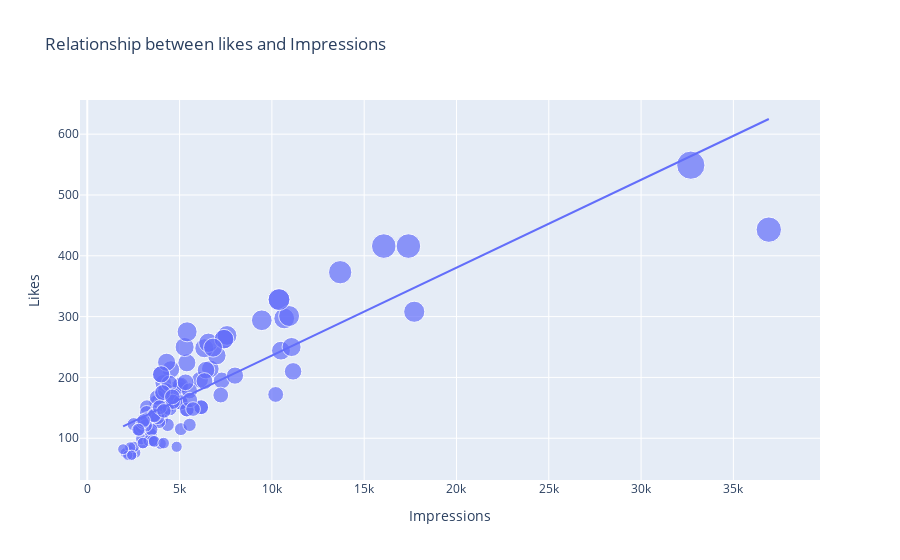

The cell this chart's notebook holds for it:
### Code cell
fig = px.scatter(data_frame = df,x="Impressions",y='Likes',size='Likes',trendline='ols',title='Relationship between likes and Impressions')
fig.show()
